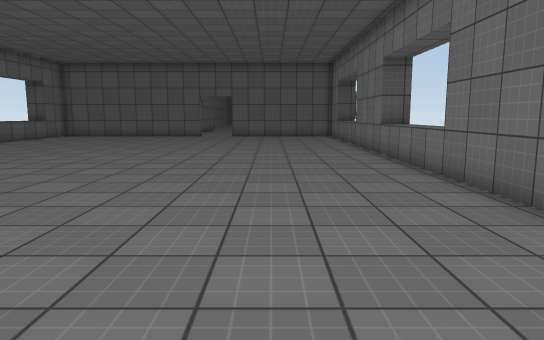
View 1 (above)

20 first-person views from a walk through a scene from a Unity 3-D project. The camera is 1.3 m above the floor, tilts 8° down and sees 70° across. The floor is counted in squares, 1 m on a side. Each view is taken from the middle of a square. On the plan, view 1 faces up. The plan holds only what a view shows up to about 16 squares ahead; the rest is blank. The place goes on beyond the plan. The player character is not drawn. Surface patterns are stand-ins for the level's own textures.

View 2
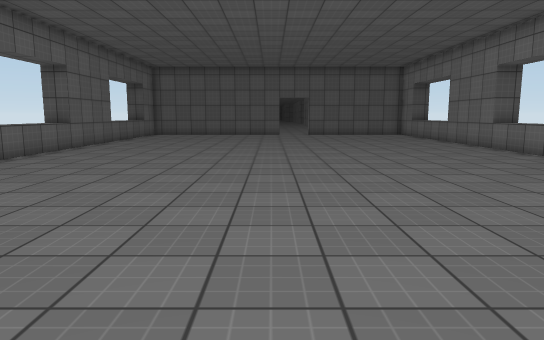

View 3
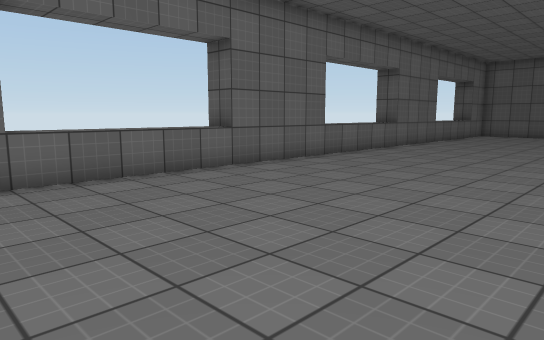

View 4
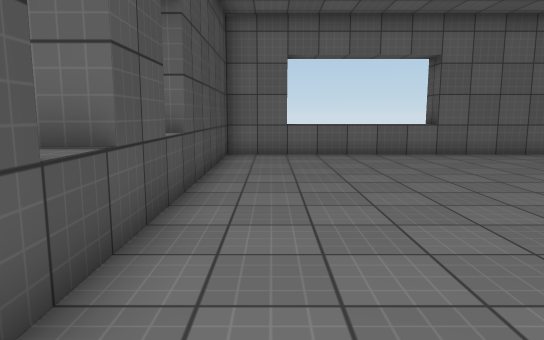

View 5
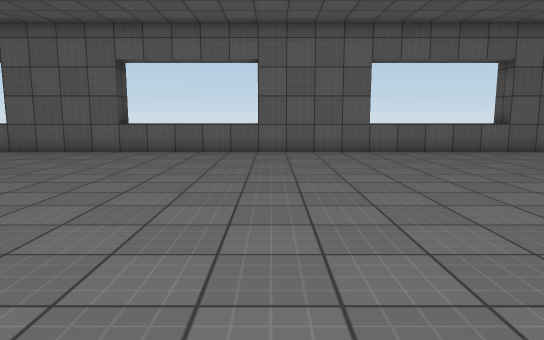

View 6
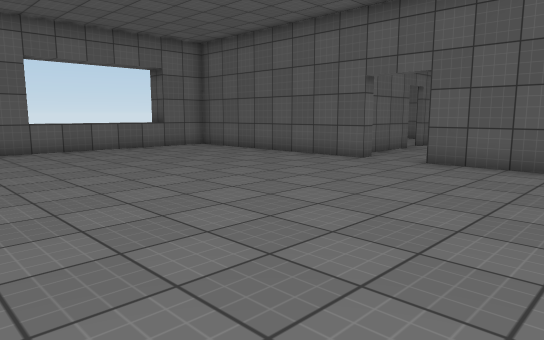

View 7
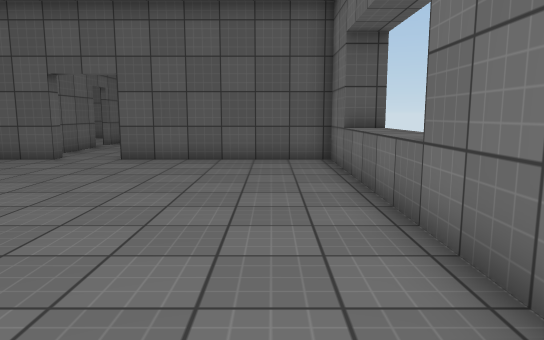

View 8
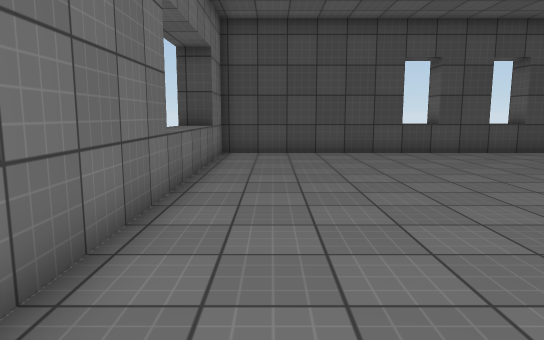

View 9
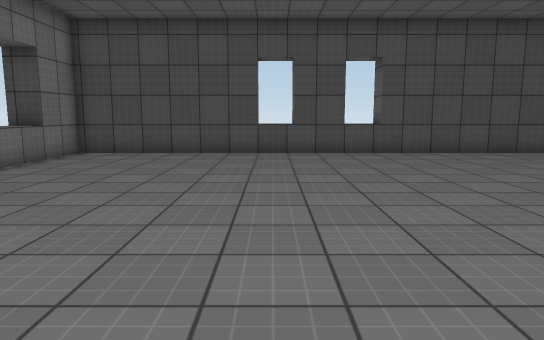

View 10
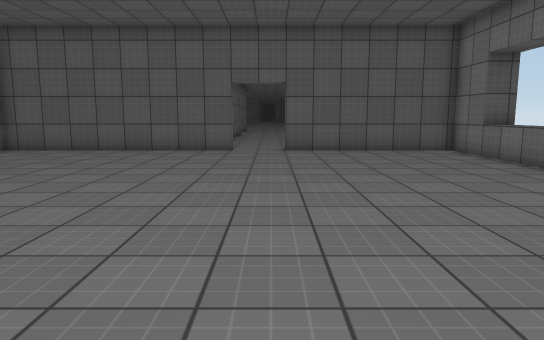

View 11
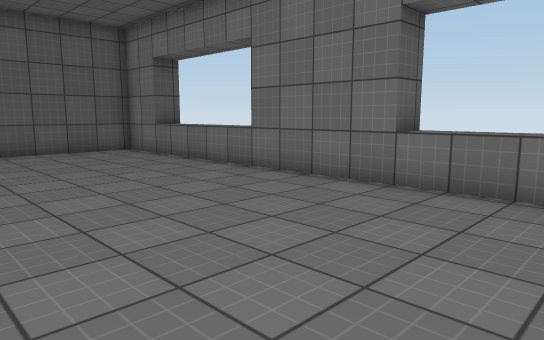

View 12
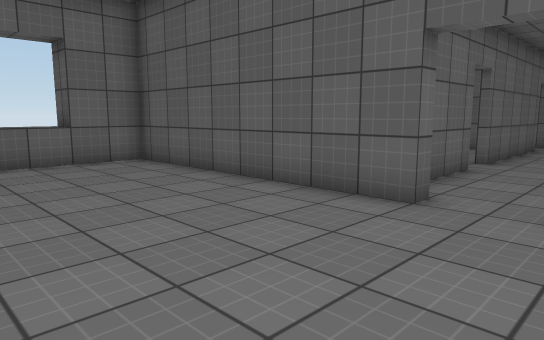

View 13
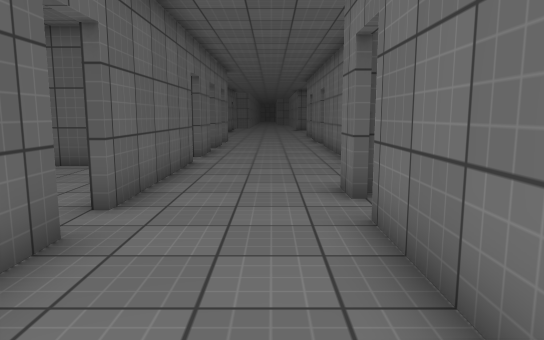

View 14
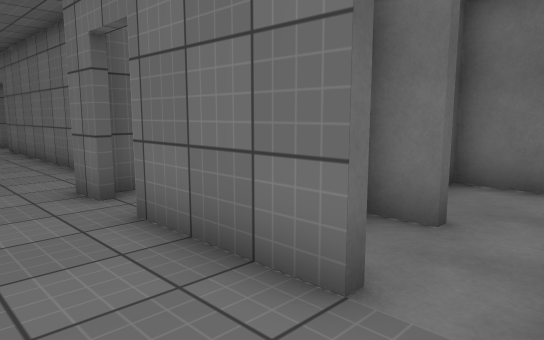

View 15
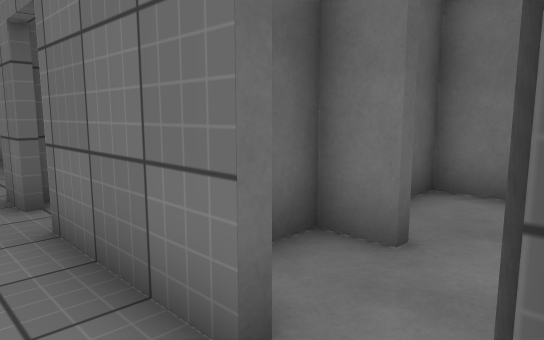

View 16
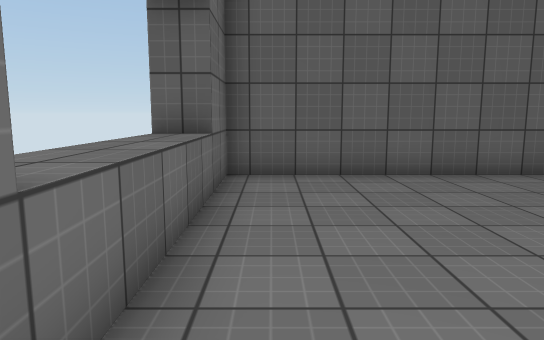

View 17
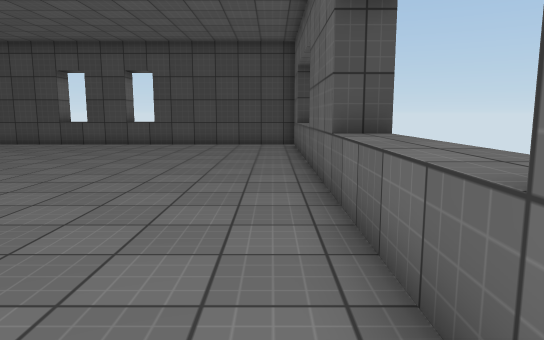

View 18
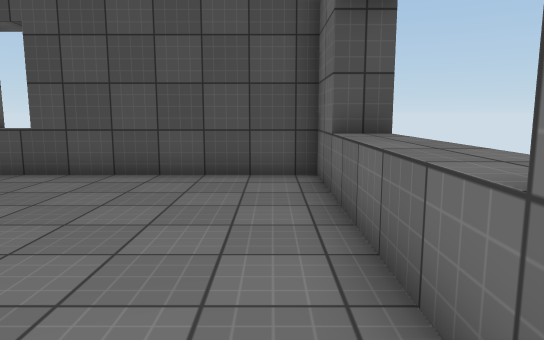

View 19
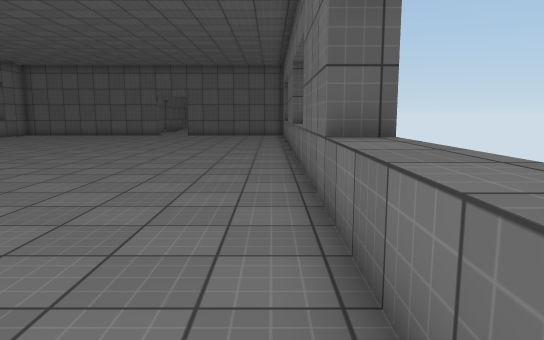

View 20
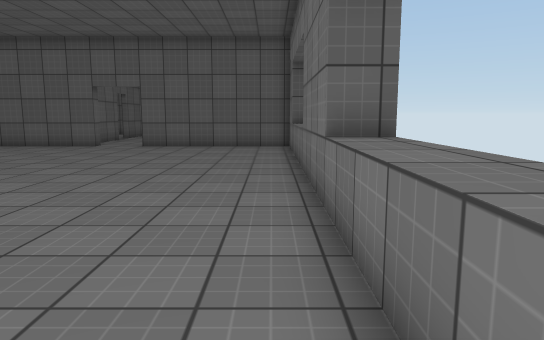

### Floor plan
Key: @ floor where view 1 was taken; # wall or solid block; x gap in a wall; . floor; ^ raised ledge; v drop or lower ground.
Columns run from 14 left of view 1 to 5 right of it. Each row starts with its distance up from view 1.
 42              x
 41          #...#
 40          ....#
 39          #...#
 38         ##...#
 37          ....#
 36          ....#
 35      #####...#
 34       .. #...
 33       ...#...
 32        ..#..##
 31         .v..#
 30         ....#
 29          ...#
 28          #..#######
 27          #..#..#..#
 26          #........#
 25  #########..#######
 24  #................#
 23 ##................##
 22 ^^................^
 21 ^^................^^
 20 ^^................^^
 19 ^^................^
 18 ^^................^
 17  #................#
 16  #................#
 15  #................#
 14 ##................##
 13 ^^................^^
 12 ^^................^^
 11 ^^................^^
 10 ^^................^^
  9 ^^................^
  8 ##................#
  7  #................#
  6  #................#
  5 ##................##
  4 ^^................^^
  3 ^^................^^
  2 ^^................^^
  1 ^^................^^
  0 ^^............@...^
 -1 ##................##
 -2  #................#
 -3  #######^##^#######
 -4        ####

Where each view was taken, in squares from view 1:
view 1: 0 up, 0 right, facing up
view 2: 2 down, 5 left, facing up
view 3: 2 down, 5 left, facing up-left
view 4: 1 down, 0 right, facing left
view 5: 14 up, 1 right, facing left
view 6: 14 up, 2 right, facing up-left
view 7: 13 up, 2 right, facing up
view 8: 11 up, 2 right, facing down
view 9: 11 up, 3 left, facing down
view 10: 10 up, 3 left, facing up
view 11: 10 up, 3 left, facing up-right
view 12: 19 up, 2 left, facing up-left
view 13: 25 up, 3 left, facing up
view 14: 25 up, 4 left, facing up-right
view 15: 25 up, 3 left, facing up-right
view 16: 16 up, 12 left, facing up
view 17: 15 up, 12 left, facing down
view 18: 6 up, 12 left, facing down
view 19: 1 down, 3 right, facing up
view 20: 8 up, 3 right, facing up
